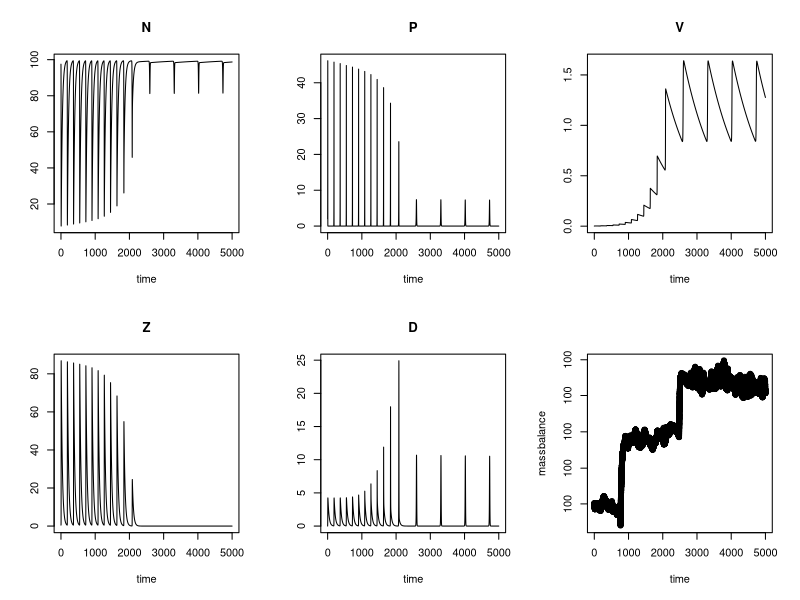

The R source for this figure:
#install.packages("deSolve")
library (deSolve)

#####BUILDING A NVPDZ model###########

# The model (i. e. the right hand side of the ODE)
model = function(t, state, parameters) {
  with(as.list(c(state, parameters)),{
    dN <- e*D - mu*P*(N/(N+kN))
    dP <- mu*P*(N/(N+kN)) - I*P*V - gz*P*Z - mp*P
    dV <- deltaV*I*P*V - mv*V
    dZ <- gz*P*Z - Z*mz
    dD <- mp*P+ Z*mz + V*mv + (1-deltaV)*I*P*V - e*D
    list(c(dN, dP, dV, dZ, dD))         #returns a list of equations
  })
}

# Parameters and their values
parameter<- c( e=0.6 ,      #Remineralization rate
               mu=0.9 ,     #Phytoplankton maximum growth rate
               kN=0.3 ,     #Half-saturation constant
               mp=0.06 ,    #Phytoplankton mortality
               I=0.7  ,     #infection rate
               gz=0.05 ,    #grazing rate 
               deltaV=0.01 ,#virus production
               mv=0.001 ,   #Virus mortality
               mz=0.03      #Zooplankton mortality
)


initial_condition = c(N=97.499, P=2, V=0.001, Z=0.5, D=0) #####initial conditions of state variables


# Numerical method
numerical_method = "lsoda"

time = seq(0, 5000, by=0.1)

require(deSolve)

solution = ode(initial_condition, time, model, parameter, numerical_method)

plot(solution)



# check for mass balance
solutiondf <-as.data.frame(solution)
N<-solutiondf$N
P<-solutiondf$P
V<-solutiondf$V
Z<-solutiondf$Z
D<-solutiondf$D
massbalance = N+P+Z+V+D
plot(time, massbalance)
 
